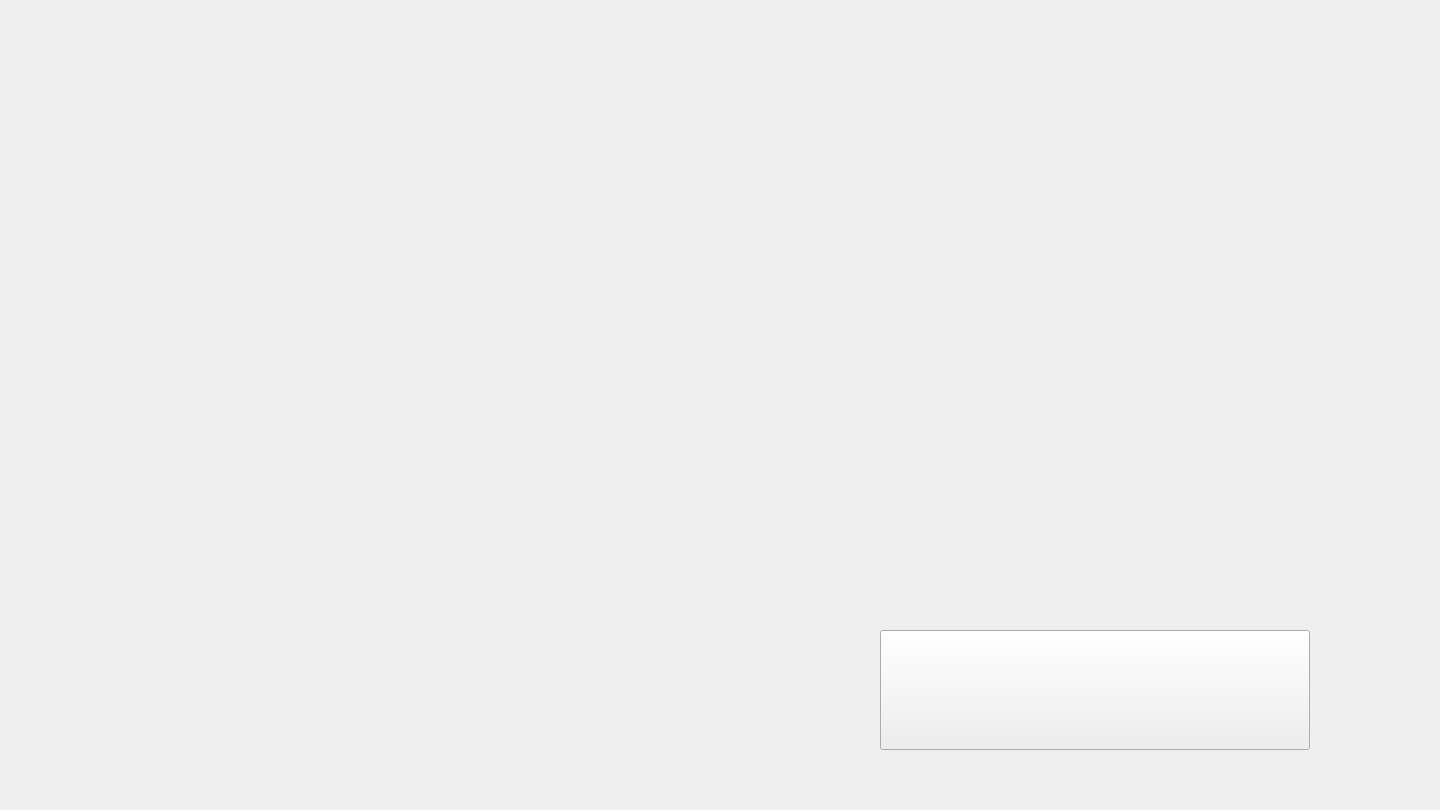
<?xml version="1.0" encoding="UTF-8"?>
<ui version="4.0">
 <class>SuperScanScreen</class>
 <widget class="QMainWindow" name="SuperScanScreen">
  <property name="geometry">
   <rect>
    <x>0</x>
    <y>0</y>
    <width>1440</width>
    <height>810</height>
   </rect>
  </property>
  <property name="sizePolicy">
   <sizepolicy hsizetype="Fixed" vsizetype="Fixed">
    <horstretch>0</horstretch>
    <verstretch>0</verstretch>
   </sizepolicy>
  </property>
  <property name="minimumSize">
   <size>
    <width>1440</width>
    <height>810</height>
   </size>
  </property>
  <property name="maximumSize">
   <size>
    <width>1440</width>
    <height>810</height>
   </size>
  </property>
  <property name="baseSize">
   <size>
    <width>0</width>
    <height>0</height>
   </size>
  </property>
  <property name="font">
   <font>
    <underline>false</underline>
   </font>
  </property>
  <property name="windowTitle">
   <string>MainWindow</string>
  </property>
  <property name="toolTipDuration">
   <number>-2</number>
  </property>
  <property name="styleSheet">
   <string notr="true">background:url(:/newPrefix/teamdragon_System_NAVI_yoko.009.jpeg)</string>
  </property>
  <widget class="QWidget" name="centralwidget">
   <widget class="QWidget" name="gridLayoutWidget">
    <property name="geometry">
     <rect>
      <x>280</x>
      <y>380</y>
      <width>2</width>
      <height>2</height>
     </rect>
    </property>
    <layout class="QGridLayout" name="gridLayout"/>
   </widget>
   <widget class="QPushButton" name="pushButton">
    <property name="geometry">
     <rect>
      <x>1240</x>
      <y>870</y>
      <width>430</width>
      <height>120</height>
     </rect>
    </property>
    <property name="font">
     <font>
      <family>DIN Condensed</family>
      <pointsize>72</pointsize>
     </font>
    </property>
    <property name="styleSheet">
     <string notr="true">background:url(:/newPrefix/image/cansel.png)</string>
    </property>
    <property name="text">
     <string notr="true"/>
    </property>
   </widget>
   <widget class="QLabel" name="label_3">
    <property name="geometry">
     <rect>
      <x>-40</x>
      <y>-20</y>
      <width>1440</width>
      <height>810</height>
     </rect>
    </property>
    <property name="minimumSize">
     <size>
      <width>1440</width>
      <height>810</height>
     </size>
    </property>
    <property name="maximumSize">
     <size>
      <width>1440</width>
      <height>810</height>
     </size>
    </property>
    <property name="font">
     <font>
      <family>DIN Condensed</family>
     </font>
    </property>
    <property name="styleSheet">
     <string notr="true">background:url(:/newPrefix/teamdragon_System_NAVI_yoko.002.jpeg)</string>
    </property>
    <property name="text">
     <string/>
    </property>
    <property name="pixmap">
     <pixmap>:/newPrefix/teamdragon_System_NAVI_yoko_002.jpeg</pixmap>
    </property>
   </widget>
   <widget class="QWidget" name="verticalLayoutWidget">
    <property name="geometry">
     <rect>
      <x>880</x>
      <y>20</y>
      <width>431</width>
      <height>281</height>
     </rect>
    </property>
    <layout class="QVBoxLayout" name="verticalLayout"/>
   </widget>
   <widget class="QPushButton" name="pushButton_2">
    <property name="geometry">
     <rect>
      <x>880</x>
      <y>630</y>
      <width>430</width>
      <height>120</height>
     </rect>
    </property>
    <property name="minimumSize">
     <size>
      <width>430</width>
      <height>120</height>
     </size>
    </property>
    <property name="maximumSize">
     <size>
      <width>430</width>
      <height>120</height>
     </size>
    </property>
    <property name="styleSheet">
     <string notr="true">background:url(:/newPrefix/cansel.png)</string>
    </property>
    <property name="text">
     <string/>
    </property>
   </widget>
   <zorder>label_3</zorder>
   <zorder>gridLayoutWidget</zorder>
   <zorder>pushButton</zorder>
   <zorder>verticalLayoutWidget</zorder>
   <zorder>pushButton_2</zorder>
  </widget>
 </widget>
 <resources>
  <include location="teamdragon_System_NAVI.qrc"/>
 </resources>
 <connections/>
</ui>
